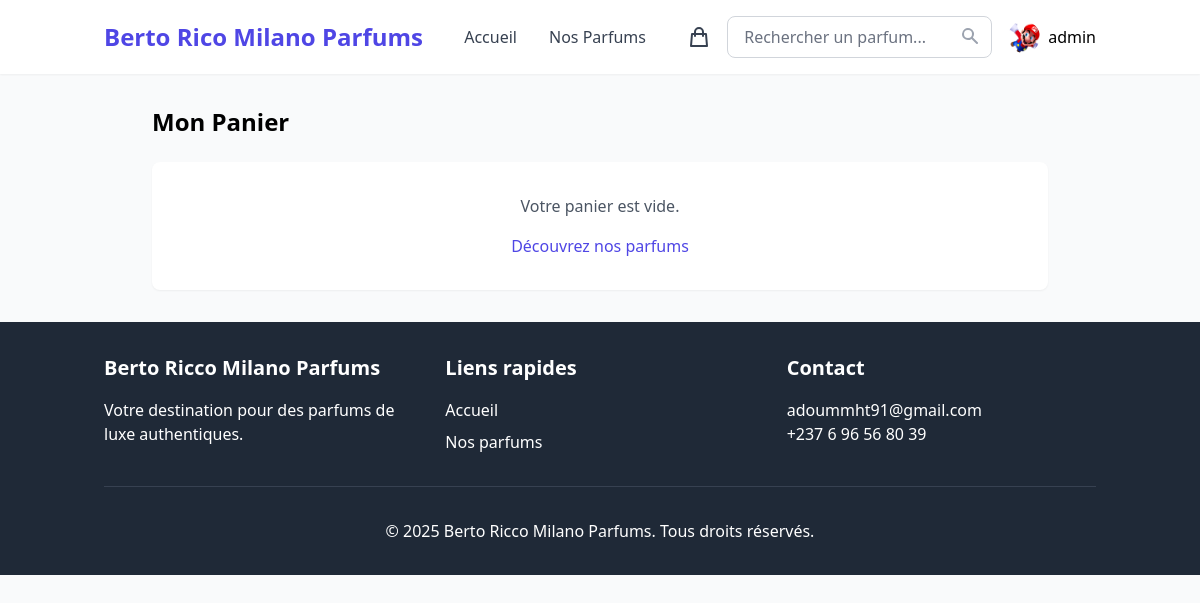
The app's page /panier/ (signed in), older data.
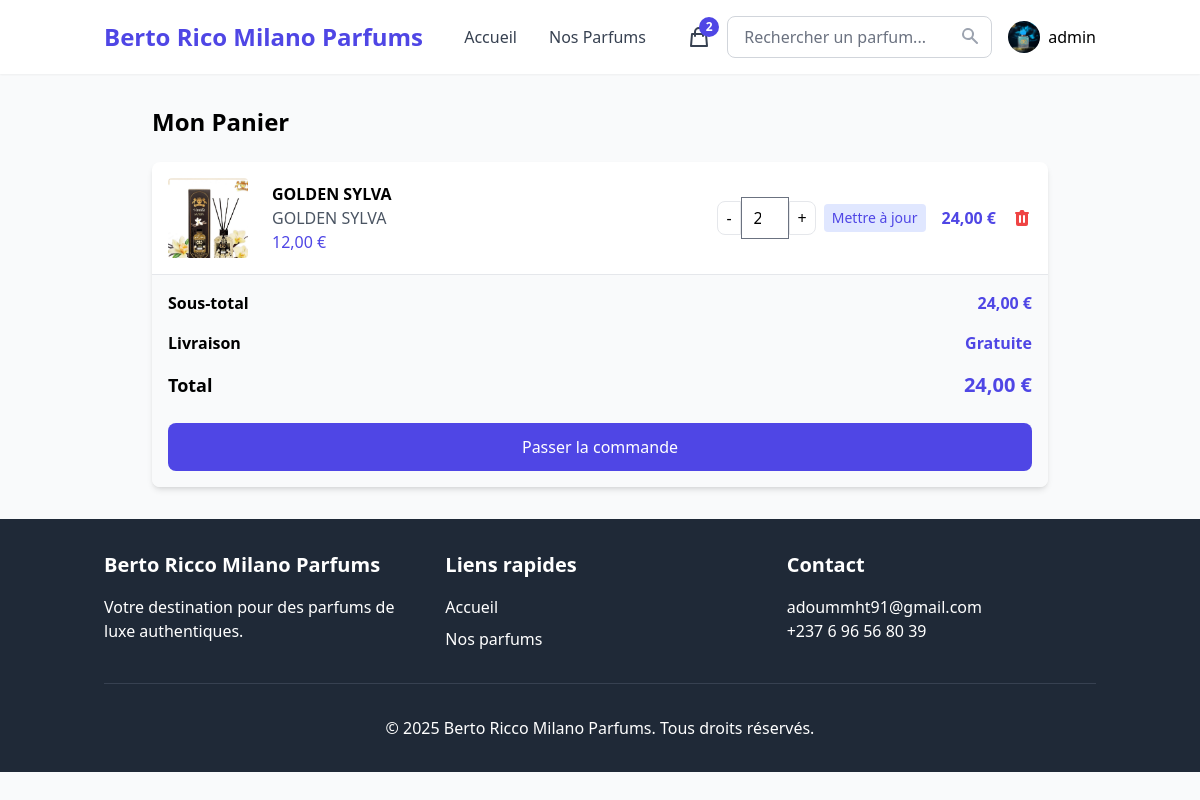
The same page, newer data.
### core/models.py (models this page shows, shortened)
class User(AbstractUser):
    phone = models.CharField(max_length=20, blank=True)
    avatar = models.ImageField(upload_to='avatars/', blank=True, null=True)
    email_verified = models.BooleanField(default=False)
    newsletter_subscription = models.BooleanField(default=False)
    class Meta:
        verbose_name = 'Utilisateur'
        verbose_name_plural = 'Utilisateurs'

class Panier(models.Model):
    utilisateur = models.OneToOneField(settings.AUTH_USER_MODEL, on_delete=models.CASCADE, related_name='panier')
    date_creation = models.DateTimeField(auto_now_add=True)
    date_modification = models.DateTimeField(auto_now=True)
    @property
    def total(self):
        return sum(item.sous_total for item in self.items.all())
    @property
    def nombre_articles(self):
        return sum(item.quantite for item in self.items.all())

class ArticlePanier(models.Model):
    panier = models.ForeignKey(Panier, on_delete=models.CASCADE, related_name='items')
    parfum = models.ForeignKey(Parfum, on_delete=models.CASCADE)
    quantite = models.PositiveIntegerField(default=1)
    date_ajout = models.DateTimeField(auto_now_add=True)
    @property
    def sous_total(self):
        return self.quantite * self.parfum.prix

class Parfum(models.Model):
    GENRE_CHOICES = [
        ('F', 'Féminin'),
        ('M', 'Masculin'),
        ('U', 'Unisexe'),
    ]
    nom = models.CharField(max_length=200)
    marque = models.ForeignKey(Marque, on_delete=models.CASCADE)
    genre = models.CharField(max_length=1, choices=GENRE_CHOICES)
    description = models.TextField()
    prix = models.DecimalField(max_digits=8, decimal_places=2)
    volume = models.PositiveIntegerField(help_text="Volume en ml")
    image = models.ImageField(upload_to='parfums/')
    note_principale = models.CharField(max_length=100)
    disponible = models.BooleanField(default=True)
    date_ajout = models.DateTimeField(auto_now_add=True)

class Marque(models.Model):
    nom = models.CharField(max_length=100)
    description = models.TextField()
    logo = models.ImageField(upload_to='marques/', blank=True, null=True)
    def __str__(self):
        return self.nom

### core/views.py (the view)
# urls.py: path('panier/', views.voir_panier, name='voir_panier'),
@login_required
def voir_panier(request):
    panier, created = Panier.objects.get_or_create(utilisateur=request.user)
    context = {
        'panier': panier,
    }
    return render(request, 'core/panier.html', context)

### core/templates/core/panier.html (shortened to what this page needs)
{% extends 'base.html' %}
{% block content %}
<div class="max-w-4xl mx-auto">
  <h1 class="text-2xl font-bold mb-6">Mon Panier</h1>
  {% if panier.items.all %}
  <div class="bg-white rounded-lg shadow-md overflow-hidden">
    <div class="divide-y divide-gray-200">
      {% for article in panier.items.all %}
      <div class="p-4 flex flex-col md:flex-row items-center">
        <img
          src="{{ article.parfum.image.url }}"
          alt="{{ article.parfum.nom }}"
          class="w-20 h-20 object-cover rounded"
        />
        <div class="flex-1 md:ml-6 mt-4 md:mt-0">
          <h3 class="font-semibold">{{ article.parfum.nom }}</h3>
          <p class="text-gray-600">{{ article.parfum.marque }}</p>
          <p class="text-indigo-600">{{ article.parfum.prix }} €</p>
        </div>
        <div class="flex items-center mt-4 md:mt-0">
          <form
            method="post"
            action="{% url 'core:modifier_quantite' article.id %}"
            class="flex items-center"
          >
            <button
              type="button"
              onclick="this.parentNode.querySelector('input[type=number]').stepDown()"
              class="px-2 py-1 border rounded-l-lg"
            >
              -
            </button>
            <input
              type="number"
              name="quantite"
              value="{{ article.quantite }}"
              min="1"
              class="w-12 text-center border-t border-b"
            />
            <button
              type="button"
              onclick="this.parentNode.querySelector('input[type=number]').stepUp()"
              class="px-2 py-1 border rounded-r-lg"
            >
              +
            </button>
            <button
              type="submit"
              class="ml-2 text-sm bg-indigo-100 text-indigo-600 px-2 py-1 rounded hover:bg-indigo-200"
            >
              Mettre à jour
            </button>
          </form>
          <span class="font-bold text-indigo-600 ml-4"
            >{{ article.sous_total }} €</span
          >
          <a
            href="{% url 'core:supprimer_du_panier' article.id %}"
            class="ml-4 text-red-500 hover:text-red-700"
          >
          </a>
        </div>
      </div>
      {% endfor %}
    </div>
    <div class="p-4 bg-gray-50 border-t border-gray-200">
      <div class="flex justify-between items-center mb-4">
        <span class="font-bold">Sous-total</span>
        <span class="font-bold text-indigo-600">{{ panier.total }} €</span>
      </div>
      <div class="flex justify-between items-center mb-4">
        <span class="font-bold">Livraison</span>
        <span class="font-bold text-indigo-600">Gratuite</span>
      </div>
      <div class="flex justify-between items-center mb-6">
        <span class="font-bold text-lg">Total</span>
        <span class="font-bold text-xl text-indigo-600"
          >{{ panier.total }} €</span
        >
      </div>
      <a
        href="{% url 'core:passer_commande' %}"
        class="block w-full bg-indigo-600 text-white text-center py-3 rounded-lg hover:bg-indigo-700 transition duration-300"
      >
        Passer la commande
      </a>
    </div>
  </div>
  {% else %}
  <div class="bg-white p-8 rounded-lg shadow-sm text-center">
    <p class="text-gray-600 mb-4">Votre panier est vide.</p>
    <a
      href="{% url 'core:liste_parfums' %}"
      class="text-indigo-600 hover:underline"
      >Découvrez nos parfums</a
    >
  </div>
  {% endif %}
</div>
{% endblock %}

### templates/base.html (shortened to what the changed rows need)
<!DOCTYPE html>
<html lang="fr">
  <head>
    {% load static tailwind_tags %} {% tailwind_css %}
    <link rel="stylesheet" href="{% static 'css/custom.css' %}" />
  </head>
  <body class="font-sans bg-gray-50">
    <header class="bg-white shadow-sm">
      <div
        class="container mx-auto px-4 py-4 flex justify-between items-center"
      >
        <div class="flex items-center space-x-4">
          <a
            href="{% url 'core:voir_panier' %}"
            class="text-gray-700 hover:text-indigo-600 relative"
          >
            <svg
              xmlns="http://www.w3.org/2000/svg"
              class="h-6 w-6"
              fill="none"
              viewBox="0 0 24 24"
              stroke="currentColor"
            >
              <path
                stroke-linecap="round"
                stroke-linejoin="round"
                stroke-width="2"
                d="M16 11V7a4 4 0 00-8 0v4M5 9h14l1 12H4L5 9z"
              />
            </svg>
            {% if user.is_authenticated and user.panier.nombre_articles > 0 %}
            <span
              class="absolute -top-2 -right-2 bg-indigo-600 text-white text-xs font-bold rounded-full h-5 w-5 flex items-center justify-center"
            >
              {{ user.panier.nombre_articles }}
            </span>
            {% endif %}
          </a>
          {% if user.is_authenticated %}
          <div
            class="relative group"
            x-data="{ open: false }"
            @click.outside="open = false"
          >
            <button
              class="flex items-center space-x-2 focus:outline-none"
              @click="open = !open"
              @mouseover="open = true"
            >
              <img
                class="h-8 w-8 rounded-full"
                src="{% if user.avatar %}{{ user.avatar.url }}{% else %}{% static 'images/default_avatar.png' %}{% endif %}"
                alt="Avatar"
              />
              <span class="hidden md:inline">{{ user.username }}</span>
            </button>
          </div>
          {% endif %}
        </div>
      </div>
    </header>
    <main class="container mx-auto px-4 py-8">
      {% block content %} {% endblock %}
    </main>
  </body>
</html>

Row changes from the older to the newer data that the page shows:
changed User "admin": panier.nombre_articles (not shown) → "2"; avatar: picture added
added ArticlePanier: parfum.image (picture), parfum.nom "GOLDEN SYLVA", parfum.marque "GOLDEN SYLVA", parfum.prix "12,00", quantite "2", sous_total "24,00"
now on this page (row edited): Panier: total "24,00"
Text that changed along with them:
text no longer shown: "Votre panier est vide. Découvrez nos parfums"
text now shown: "Sous-total € Livraison Gratuite Total € Passer la commande"
